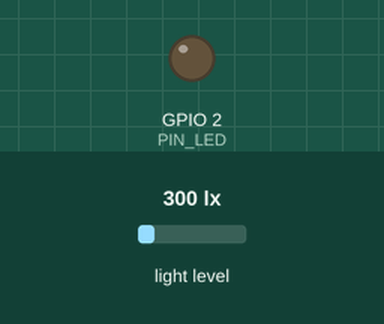
Simulated run of this sketch. Board: ESP32. Parts: output pins drawn as LEDs (lit = HIGH). The inputs (shaded band) are chosen by the test bench; at power-on: light level 300 lx. WiFi joins after 1.5 s; servers stay silent unless stated; no MQTT or app messages arrive unless stated; what the sketch prints to the serial monitor is not drawn.

Above: at 2.3 s.
At 8.0 s:
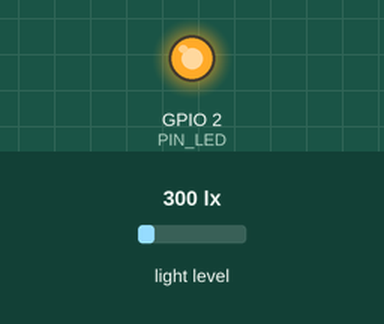
Timing chart, 0 to 14.5 s (numbered marks = the images above):
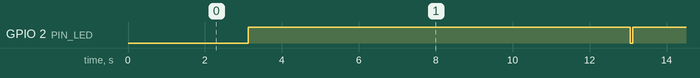

The sketch:

ESP32_4_BH1750.ino
```cpp
/*
 * ================================================================
 *  MINT — Node 4 : CAHAYA (ESP32 DevKit V1 + BH1750)  [FIRMWARE v9.1]
 * ----------------------------------------------------------------
 *  Topik data   : iot/cahaya -> {"device":"ESP32-4","sensor":"BH1750",
 *                                "lux":173.4,"ts":123}
 *  Topik status : iot/cahaya/status -> "online" (retain) / "offline" (LWT)
 *  IP statis    : 192.168.7.105  (registry devices.json v9)
 *  Broker       : 192.168.7.101 : 1883 (laptop server, Mosquitto)
 *
 *  PERBAIKAN v9.1:
 *   1. IP statis .105 SESUAI devices.json (firmware lama memakai IP
 *      lain -> ping dashboard gagal -> node tampak OFFLINE).
 *   2. Sensor BH1750 tidak terdeteksi saat boot TIDAK fatal: node
 *      tetap online, sensor di-coba ulang otomatis tiap 5 dtk.
 *   3. Fallback DHCP bila IP statis gagal + WiFi.setSleep(false).
 *   4. Self-healing: WiFi >60 dtk -> reconnect; MQTT >5 menit -> restart.
 *   5. Interval 10 dtk = baseline kalibrasi threshold v9 (devices.json).
 *
 *  Wiring I2C: SDA=GPIO21, SCL=GPIO22, VCC=3V3, GND.
 *  Library (Library Manager): PubSubClient + BH1750 (Christopher Laws).
 *  Board: "ESP32 Dev Module" | Upload 921600 | Serial Monitor 115200
 * ================================================================
 */

// ---------------------- KONFIGURASI (EDIT INI) ----------------------
const char* WIFI_SSID  = "MINT-LAB";       // <-- GANTI: nama WiFi lab
const char* WIFI_PASS  = "mintlab2026";    // <-- GANTI: password WiFi lab

IPAddress NODE_IP  (192, 168, 7, 105);     // ESP32-4 (devices.json)
IPAddress NODE_GW  (192, 168, 7, 1);
IPAddress NODE_MASK(255, 255, 255, 0);
IPAddress NODE_DNS (192, 168, 7, 1);

const char* MQTT_HOST = "192.168.7.101";   // laptop server (broker)
const int   MQTT_PORT = 1883;

const char* TOPIC_DATA   = "iot/cahaya";
const char* TOPIC_STATUS = "iot/cahaya/status";
const char* CLIENT_ID    = "mint-node4-cahaya";

const uint32_t INTERVAL_MS = 10000UL;      // baseline 10 dtk (threshold v9)

const uint8_t PIN_SDA  = 21;
const uint8_t PIN_SCL  = 22;
const uint8_t PIN_LED  = 2;
// ---------------------------------------------------------------------

#include <Wire.h>
#include <BH1750.h>
#include <WiFi.h>
#include <PubSubClient.h>

BH1750 luxMeter;
WiFiClient net;
PubSubClient mqtt(net);

bool   sensorOk = false, pakaiStatis = true;
uint32_t tWiFiDown = 0, tMqttDown = 0, tCobaMqtt = 0, lastPub = 0, tSensor = 0;

void setLED(bool nyala) { digitalWrite(PIN_LED, nyala ? HIGH : LOW); }

/* ---------- WiFi: statis -> fallback DHCP -> auto-reconnect ---------- */
void sambungkanWiFi() {
  WiFi.mode(WIFI_STA);
  WiFi.setSleep(false);                       // MQTT responsif (fix v9.1)
  if (pakaiStatis) WiFi.config(NODE_IP, NODE_GW, NODE_MASK, NODE_DNS);
  WiFi.begin(WIFI_SSID, WIFI_PASS);
  Serial.printf("[WiFi] menyambung ke \"%s\" (%s) ", WIFI_SSID,
                pakaiStatis ? "IP statis" : "DHCP");
  uint32_t t0 = millis();
  while (WiFi.status() != WL_CONNECTED && millis() - t0 < 20000UL) {
    delay(250); Serial.print(".");
  }
  if (WiFi.status() == WL_CONNECTED) {
    Serial.printf(" OK — IP: %s\n", WiFi.localIP().toString().c_str());
    if (!pakaiStatis)
      Serial.println("[WiFi] CATAT: IP DHCP di atas, perbarui devices.json");
  } else if (pakaiStatis) {
    Serial.println("\n[WiFi] GAGAL dengan IP statis (bentrok?) — coba DHCP...");
    pakaiStatis = false;
    WiFi.disconnect(true, true);
    delay(300);
    sambungkanWiFi();
  } else {
    Serial.println("\n[WiFi] masih gagal — cek SSID/password, ulangi nanti");
  }
}

/* ---------- MQTT: LWT + diagnostik rc ---------- */
bool sambungkanMQTT() {
  Serial.printf("[MQTT] menyambung ke %s:%d ... ", MQTT_HOST, MQTT_PORT);
  if (mqtt.connect(CLIENT_ID, TOPIC_STATUS, 0, true, "offline")) {
    mqtt.publish(TOPIC_STATUS, "online", true);
    Serial.println("TERHUBUNG (LWT aktif)");
    lastPub = millis() - INTERVAL_MS;         // kirim data pertama SEGERA
    return true;
  }
  int rc = mqtt.state();
  Serial.printf("\n[MQTT] gagal rc=%d — ", rc);
  if      (rc == -2) Serial.println("broker tidak terjangkau: cek IP broker/"
                                    "Mosquitto jalan/ping 192.168.7.101");
  else if (rc == -3) Serial.println("koneksi TCP terputus");
  else if (rc == -4) Serial.println("timeout: sinyal WiFi lemah/broker sibuk");
  else               Serial.println("periksa jaringan & broker");
  return false;
}

/* ---------- Perawatan koneksi ---------- */
void rawatKoneksi() {
  uint32_t kini = millis();

  if (WiFi.status() != WL_CONNECTED) {
    setLED(false);
    if (tWiFiDown == 0) tWiFiDown = kini;
    if (kini - tWiFiDown > 60000UL) {
      Serial.println("[WiFi] terputus >60 dtk — menyambung ulang...");
      tWiFiDown = 0;
      sambungkanWiFi();
    }
    return;
  }
  tWiFiDown = 0;

  if (!mqtt.connected()) {
    setLED(false);
    if (tMqttDown == 0) tMqttDown = kini;
    if (kini - tMqttDown > 300000UL) {
      Serial.println("[MQTT] mati >5 menit — me-restart ESP32...");
      ESP.restart();
    }
    if (kini - tCobaMqtt >= 3000UL) {
      tCobaMqtt = kini;
      if (sambungkanMQTT()) tMqttDown = 0;
    }
    return;
  }
  tMqttDown = 0;
  setLED(true);
  mqtt.loop();
}

void setup() {
  Serial.begin(115200);
  pinMode(PIN_LED, OUTPUT);
  setLED(false);

  Wire.begin(PIN_SDA, PIN_SCL);
  sensorOk = luxMeter.begin(BH1750::CONTINUOUS_HIGH_RES_MODE);
  if (!sensorOk)                 // tidak fatal (v9.1): retry otomatis
    Serial.println("[BH1750] belum terdeteksi — akan dicoba ulang otomatis");

  sambungkanWiFi();

  mqtt.setServer(MQTT_HOST, MQTT_PORT);
  mqtt.setKeepAlive(30);
  mqtt.setSocketTimeout(5);
  mqtt.setBufferSize(512);
}

void loop() {
  rawatKoneksi();
  if (!mqtt.connected()) { delay(100); return; }

  uint32_t kini = millis();

  // sensor belum siap? coba ulang tiap 5 dtk (fix v9.1)
  if (!sensorOk && kini - tSensor >= 5000UL) {
    tSensor = kini;
    sensorOk = luxMeter.begin(BH1750::CONTINUOUS_HIGH_RES_MODE);
    if (sensorOk) Serial.println("[BH1750] sensor terdeteksi (pulih)");
  }

  if (millis() - lastPub >= INTERVAL_MS) {
    lastPub = millis();
    if (!sensorOk) { Serial.println("[BH1750] belum siap — dilewati"); return; }

    float lux = luxMeter.readLightLevel();    // 0.1-65535 lx
    if (lux < 0) { Serial.println("[BH1750] baca gagal"); return; }

    String p = "{\"device\":\"ESP32-4\",\"sensor\":\"BH1750\"";
    p += ",\"lux\":" + String(lux, 1);
    p += ",\"ts\":" + String(millis() / 1000) + "}";

    bool ok = mqtt.publish(TOPIC_DATA, p.c_str());
    Serial.println("[PUBLISH] " + p + (ok ? "" : " (GAGAL)"));
    setLED(false); delay(60); setLED(true);
  }
}
```

Measured:
- by itself, GPIO 2 (PIN_LED): alternates HIGH for 9.9 s and LOW for 0.06 s
